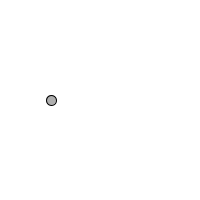
Frame 1 (no input)
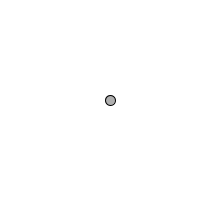
Frame 60 (the mouse pressed at the canvas centre just before this capture)
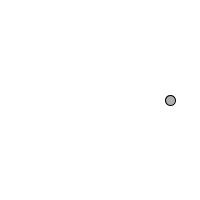
Frame 120 (the mouse held since frame 60 and released just before this capture)

The Processing sketch that drew these frames (run headless with seeded random() and noise(); from frame 60 on, the mouse is pressed at the canvas centre):

// Processing sketch: processing_113220
// ── processing_113220.pde

int diameter = 10;
int positionX = 50;
int Switch = 0;

void setup() {
  size(200, 200);
}

void draw() {
  background(255);
  if (positionX == width-diameter/2) {
    Switch = 1;
  }
  if (positionX == diameter/2) {
    Switch = 0;
  }
  if (Switch == 0){
    positionX ++;
  }
  else if(Switch == 1){
    positionX--;
  }
  stroke(1);
  fill(175);
  ellipse(positionX, 100, diameter, diameter);
}
